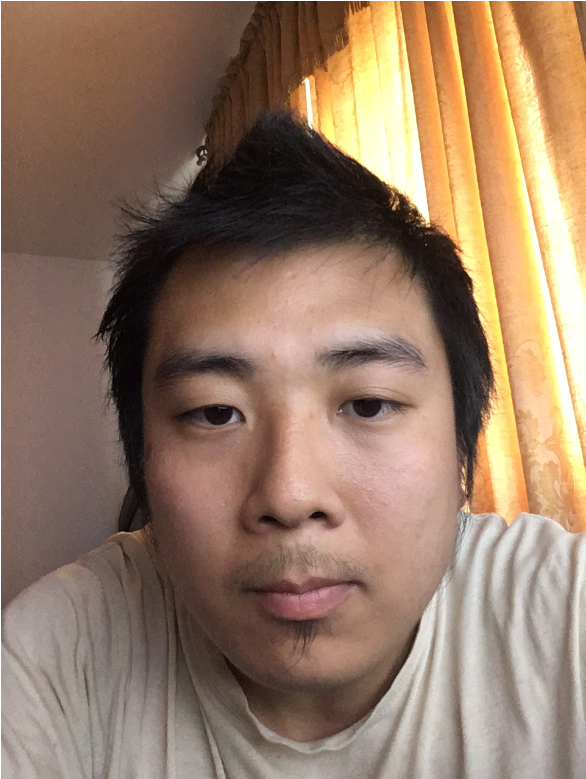
%> input picture ELEC498/2D Fourier Analysis/p1img.png, 586 x 779 px
$ octave q1b.m   (GNU Octave 9; MATLAB toolbox functions it lacks are replaced by stand-ins)
%> lines starting %> are read from the running program, lines starting %| are printed output that depends on the picture
%q1b

clear
clc
clf

I1=imread('p1img.png');
%> I1 is the input picture: size 779x586x3 uint8; mean R, G, B 149.4, 122.5, 101.6
%imshow(I1); %command to test for corrupt image
I1g=I1(:,:,2); %third parameter is r, g, or b ,=1, 2, 3. pick green (=2)
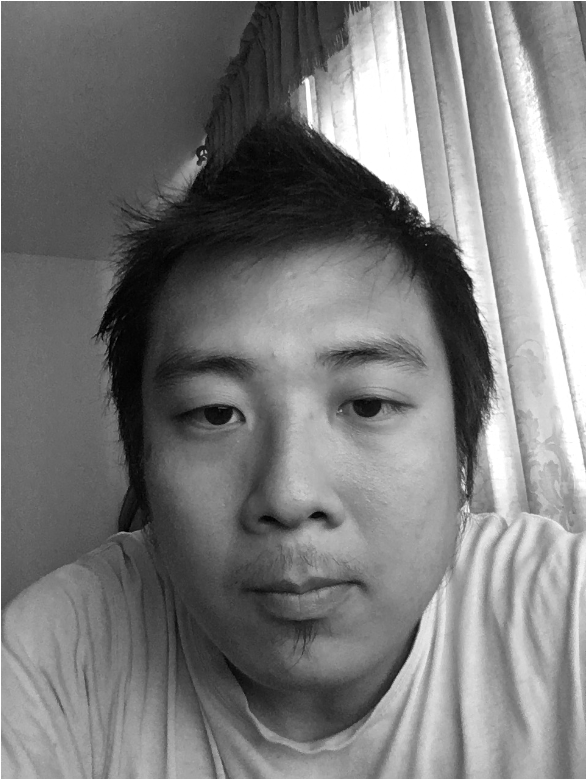
%> I1g: size 779x586 uint8; min 0, max 255, mean 122.5
%imshow(I1g); %result: gives greyscale
I1gdub=im2double(I1g); %uint8 to double
%imshow(I1dub);
ft=fftshift(fft2(I1gdub));
z=log( abs(ft) );
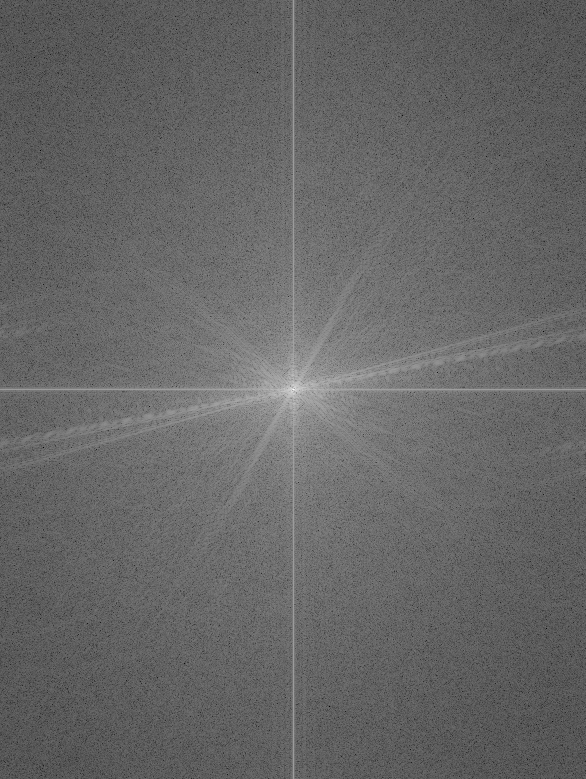
%> z: size 779x586 double; min -4.69, max 12.3, mean 2.14; drawn with min black and max white
p=angle(ft);
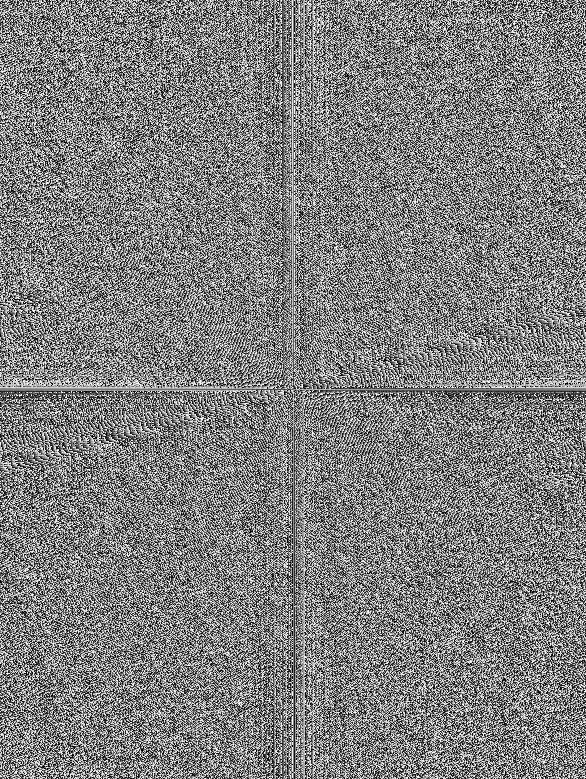
%> p: size 779x586 double; min -3.14, max 3.14, mean 8.64e-19; drawn with min black and max white

%want to get time domain of z and p plot

zt=ifft2(ifftshift(abs(ft)));
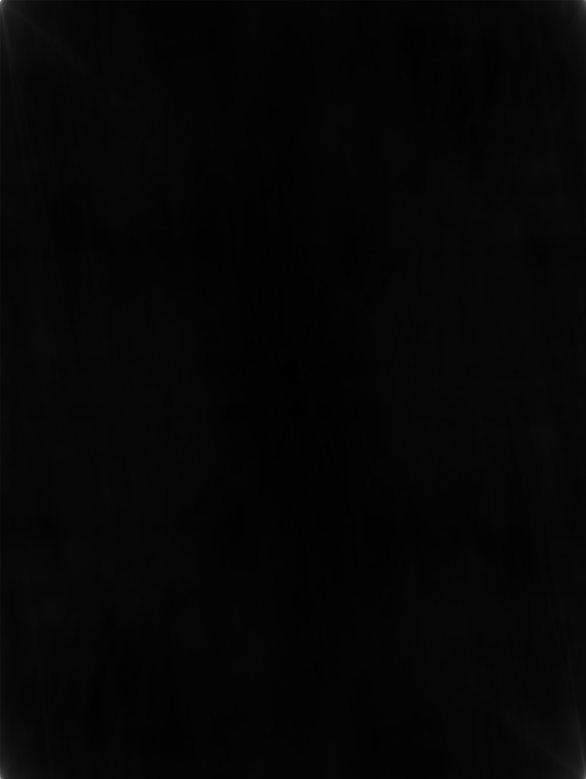
%> zt: size 779x586 double; min 0.0146, max 21.21, mean 0.5; drawn with min black and max white
pt=ifft2(ifftshift(p));
%TEST fft of phasor components together
%zt=abs(ifft2((ft)));
%pt=ifft2((ft))

subplot(2,2,1);
imshow(z);
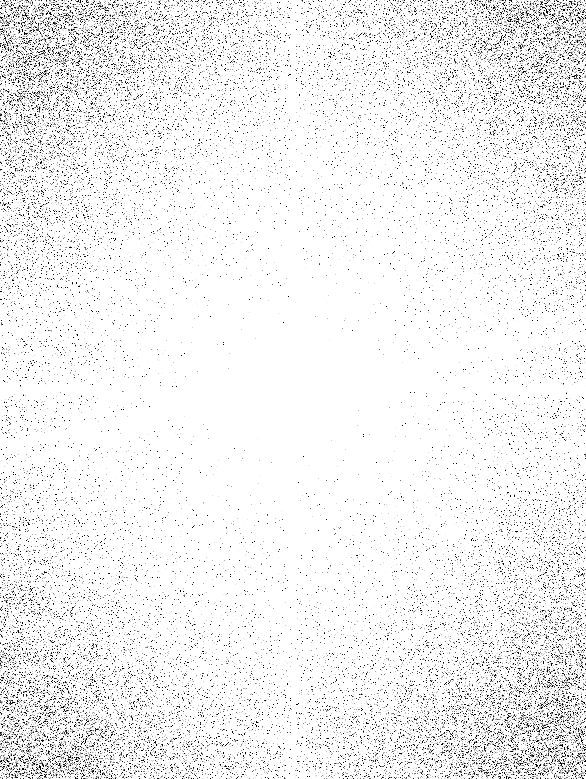
%> displayed picture: size 779x586, on the screen's scale of 0 to 255; min 0, max 255, mean 241.4
title('Magnitude of me');

subplot(2,2,2);
imshow(p);
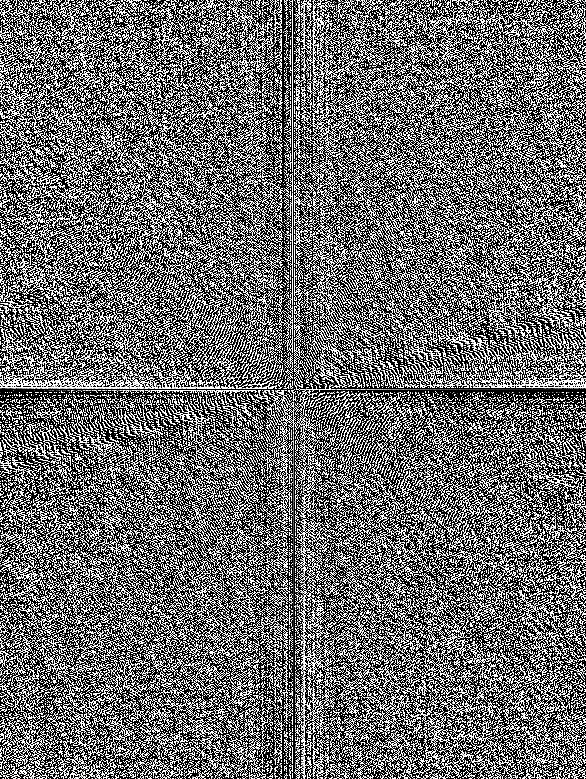
%> displayed picture: size 779x586, on the screen's scale of 0 to 255; min 0, max 255, mean 108.8
title('Phase Angle');

subplot(2,2,3);
imshow(zt);
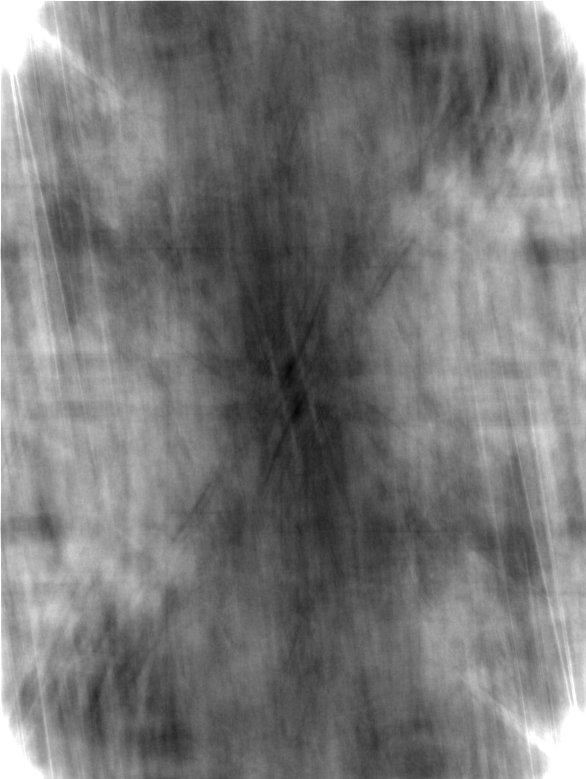
%> displayed picture: size 779x586, on the screen's scale of 0 to 255; min 4, max 255, mean 119.9
title('Magnitude to Time Domain');

subplot(2,2,4);
imshow(pt);
title('Phase Angle to Time Domain');
%saveas(gcf,'q1b.png')
